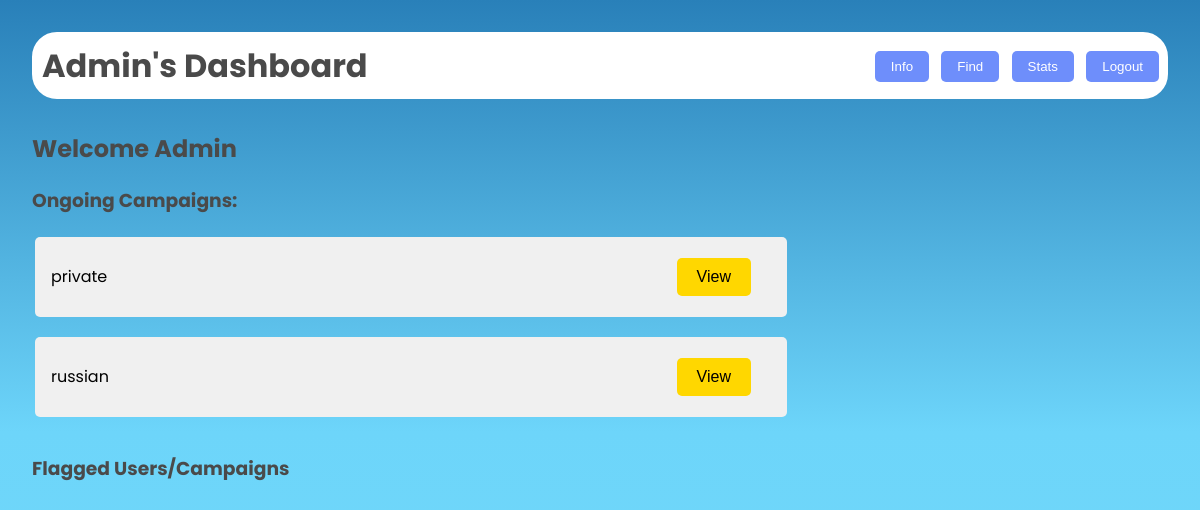
The app's page /adminhome (signed in), older data.
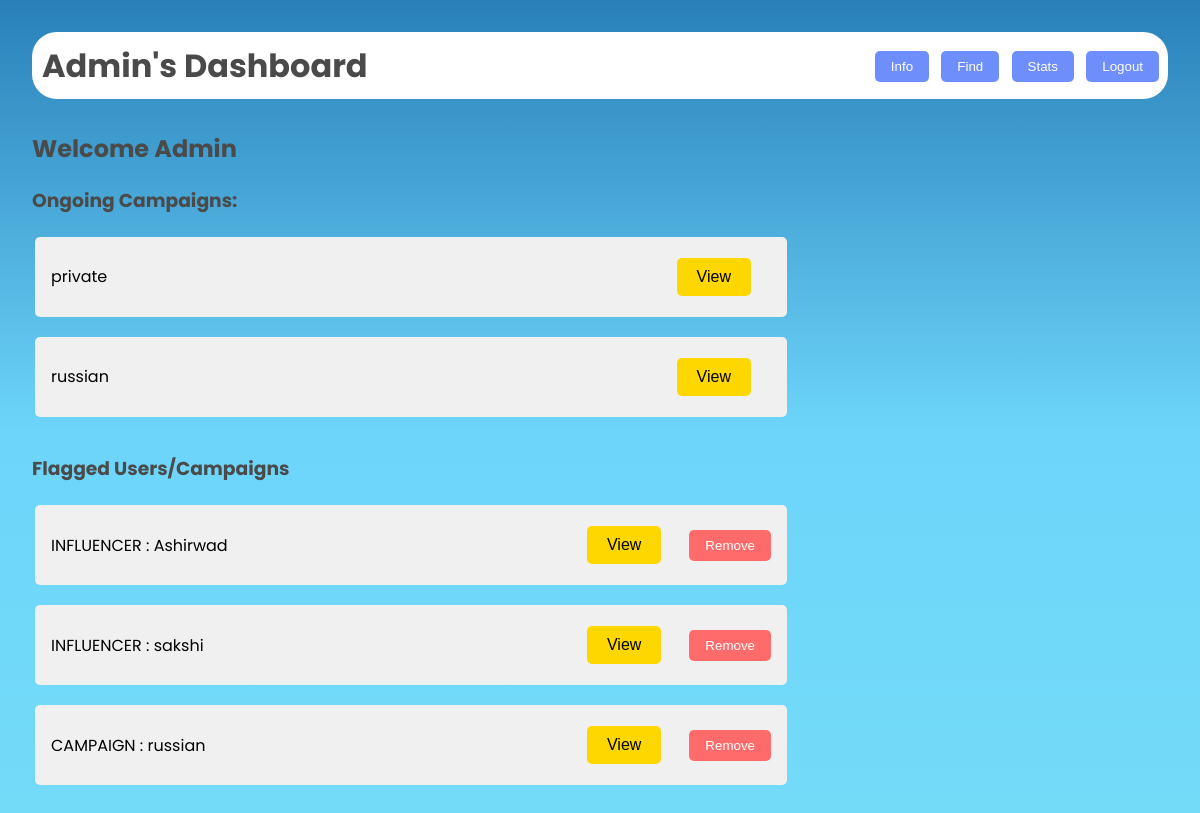
The same page, newer data.
### models.py (models this page shows)
class Campaign(db.Model):
    __tablename__ = 'campaign'
    campaignid = db.Column(db.Integer, primary_key=True, autoincrement=True)
    sname = db.Column(db.String, db.ForeignKey('sponsor.usename'), nullable=False)
    iname = db.Column(db.String, db.ForeignKey('influencer.usename'))
    cname = db.Column(db.String, nullable=False)
    budget = db.Column(db.Integer, nullable=False)
    desc = db.Column(db.String, nullable=False)
    startdate = db.Column(db.Integer, nullable=False)
    enddate = db.Column(db.Integer, nullable=False)
    public = db.Column(db.Integer, nullable=False)
    job = db.Column(db.String, nullable=False)
    flag = db.Column(db.Integer, nullable=False, default=0 )

class Influencer(db.Model):
    __tablename__ = 'influencer'
    inid=db.Column(db.Integer,primary_key=True)
    iname = db.Column(db.String, nullable=False)
    usename = db.Column(db.String, unique=True)
    email = db.Column(db.String, nullable=False)
    password = db.Column(db.String, nullable=False)
    platform = db.Column(db.String, nullable=False)
    number = db.Column(db.Integer, nullable=False)
    reach = db.Column(db.Integer, nullable=False)
    flag = db.Column(db.Integer, nullable=False, default=0)

### main.py (the view)
@app.route('/adminhome')
def adminhome():
    if 'username' in session:
        camp=Campaign.query.all()
        iflag=Influencer.query.filter_by(flag=1)
        sflag=Sponsor.query.filter_by(flag=1)
        cflag=Campaign.query.filter_by(flag=1)
        return render_template("admin_main.html",camp=camp,iflag=iflag,sflag=sflag,cflag=cflag)
    else:
        return redirect('/admin')#change to home later

### templates/admin_main.html (shortened to what this page needs)
<!DOCTYPE html>
<html lang="en">
<head>
    <link rel="stylesheet" href="/static/dash.css">
</head>
<body>
    <div class="dashboard">
        <header>
            <h1>Admin's Dashboard</h1>
            <nav>
                <a href="/adminhome"><button>Info</button></a>
                <a href="/adminfind"><button>Find</button></a>
                <a href=""><button>Stats</button></a>
                <a href="/logout"><button>Logout</button></a>
            </nav>
        </header>
        <main>
            <h2>Welcome Admin</h2>
            <h3>Ongoing Campaigns:</h3>
            <div class="campaignlist">
                <table>
                    {% for c in camp %}
                    <tr>
                        <td>
                            <div class="campaign">
                                <span>{{ c.cname }}</span>
                                <button class="viewopen" data-popup-id="popup-camp-{{ c.campaignid }}">View</button>
                            </div>
                        </td>
                    </tr>
                    {% endfor %}
                </table>
            </div>
            <h3>Flagged Users/Campaigns</h3>
            <div class="flaggedlist">
                <table>
                    {% for f in iflag %}
                    <tr>
                        <td>
                            <div class="flagged">
                                <span>INFLUENCER : {{ f.iname }}</span>
                                <div style="display: inline-flex;">
                                    <button class="viewopen" data-popup-id="popup-iflag-{{ f.inid }}">View</button>
                                    <form action="/flag" method="post">
                                        <button type="submit" class="remove" name="flagvalue" value="0,{{ f.usename }}">Remove</button>
                                    </form>
                                </div>
                            </div>
                        </td>
                    </tr>
                    {% endfor %}
                    {% for f in cflag %}
                    <tr>
                        <td>
                            <div class="flagged">
                                <span>CAMPAIGN : {{ f.cname }}</span>
                                <div style="display: inline-flex;">
                                    <button class="viewopen" data-popup-id="popup-cflag-{{ f.campaignid }}">View</button>
                                    <form action="/flag" method="post">
                                        <button type="submit" class="remove" name="flagvalue" value="0,{{ f.campaignid }}">Remove</button>
                                    </form>
                                </div>
                            </div>
                        </td>
                    </tr>
                    {% endfor %}
                </table>
            </div>
        </main>
    </div>
</body>
</html>

Row changes from the older to the newer data that the page shows:
now on one of the page's lists (row edited): Campaign: cname "russian"
now on this page (row edited): Influencer: iname "Ashirwad"
now on this page (row edited): Influencer: iname "sakshi"
